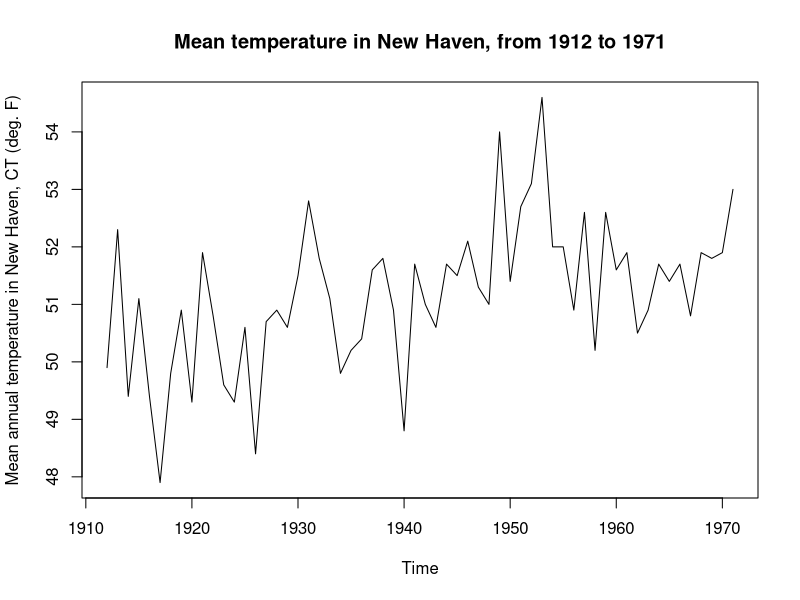

Source code (R):
## ---- chunk 1
data(nhtemp);require(stats); require(graphics); 
plot(nhtemp, main = "Mean temperature in New Haven, from 1912 to 1971",ylab = "Mean annual temperature in New Haven, CT (deg. F)")
